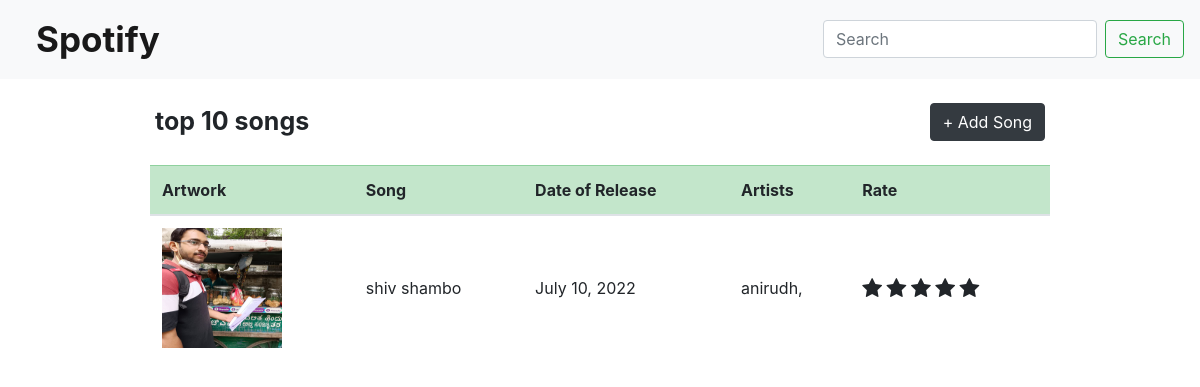
Before: / with the older database file.
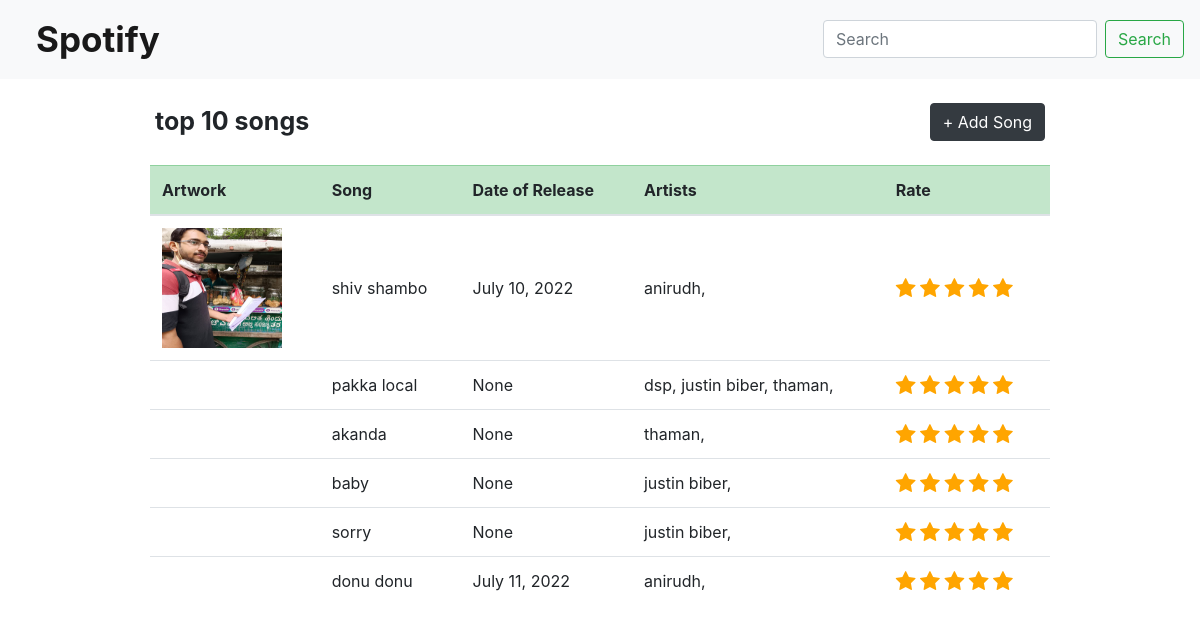
After: the same page with the newer database file.
### app/models.py (models this page shows, shortened)
class Song(models.Model):
    artists = models.ManyToManyField(Artist)
    image = models.ImageField(null=True, blank=True)
    title = models.CharField(max_length=255)
    date = models.DateField(blank = True, null=True)
    rating = models.IntegerField(validators=[MinValueValidator(0),MaxValueValidator(5)], default=0)
    class Meta:
        ordering = ['-rating']

class Artist(models.Model):
    name = models.CharField(max_length=255)
    dateofbirth = models.DateField(blank = True, null=True)
    bio = models.TextField(max_length=1000, blank=True, null=True)
    def __str__(self):
        return self.name

### app/views.py (the view)
# urls.py: path('', views.index, name='index'),
def index(request):
    songs= Song.objects.all()
    context = {'songs': songs}
    return render(request, 'app/index.html', context)

### app/templates/app/index.html (shortened to what this page needs)
{% extends 'app/base.html' %}
{% load static %}
{% block navbar %}
    {% include "app/navbar.html" %}
{% endblock %}
{% block content %}
    <section class="songsection">
        <div class="container-m">
            <div class="heading my-4">
                <div class="row">
                    <div class="column song">
                        <span class="topsongs">top 10 songs</span>
                    </div>
                    <div class="column add ml-auto">
                        <button type="button" class="btn btn-dark" onclick="$('.overlay').show();">+ Add Song</button>
                    </div>
                </div>
            </div>
            <div class="table-responsive">
                <table class="table align-middle artist_table">
                    <thead>
                        <tr class="table-success">
                             <th scope="col">Artwork</th>
                            <th scope="col">Song</th>
                            <th scope="col">Date of Release</th>
                            <th scope="col">Artists</th>
                            <th scope="col">Rate</th>
                         </tr>
                    </thead>
                    <tbody>
                        {% for song in songs %}
                        <tr>
                            <td>
                                {% if song.image %}
                                <img src="{{ song.image.url }}" alt="" width="120px" height="120px">
                                {% endif %}
                            </td>
                            <td class="align-middle">
                                {{song.title}}
                            </td>
                            <td class="align-middle">
                                {{song.date}}
                            </td>
                            <td class="align-middle">
                                {% for artist in song.artists.all %}
                                    <span>{{artist}},</span>
                                {% endfor %}
                            </td>
                            <td class="align-middle">
                                <div class="stars" id="rate_{{song.pk}}" data-rate_id = "{{song.pk}}" data-url="{% url 'rating' song.pk '@' %}">
                                    {% for i in '12345'|make_list %}
                                        {% if forloop.counter <= song.rating %}
                                        <span class="fa fa-star fa-lg checked rate" data-id="{{forloop.counter}}"></span>
                                        {% else %}
                                        <span class="fa fa-star fa-lg rate" data-id="{{forloop.counter}}""></span>
                                        {% endif %}
                                    {% endfor %}
                                </div>
                            </td>
                        </tr>
                        {% endfor %}
                    </tbody>
                 </table>
            </div>
        </div>
    </section>
{% endblock %}

### app/templates/app/base.html (shortened to what this page needs)
{% load static %}
<!DOCTYPE html>
<html lang="en">
<head>
    <link rel="stylesheet" href="https://cdn.jsdelivr.net/npm/bootstrap@4.6.1/dist/css/bootstrap.min.css">
    <link rel="stylesheet" href="https://cdnjs.cloudflare.com/ajax/libs/font-awesome/4.7.0/css/font-awesome.min.css">
    <link rel="stylesheet" href="{% static '/app/css/style.css' %}">
</head>
<body>
    {% block navbar %}
    {% endblock %}
    {% block content %}
    {% endblock %}
</body>
</html>

### app/templates/app/navbar.html (shortened to what this page needs)
<nav class="navbar navbar-expand-lg navbar-light bg-light">
    <a class="navbar-brand" href="">Spotify</a>
    <form class="form-inline my-2 my-lg-0 ml-auto">
      <input class="form-control mr-sm-2" type="search" placeholder="Search" aria-label="Search">
      <button class="btn btn-outline-success my-2 my-sm-0" type="submit">Search</button>
    </form>
</nav>

### app/static/app/css/style.css (style rules this page uses)
.navbar-brand { font-size: 35px; font-weight: bolder; padding-left: 20px; }
.container-m { padding-right: 150px; padding-left: 150px; margin-right: auto; margin-left: auto; }
.column.song { padding-left: 20px; }
.column.add { padding-right: 20px; }
.topsongs { font-size: 25px; font-weight: bolder; }
.checked { color: orange; }

Changed rows visible on the page:
changed Song "shiv shambo": rating 0 → 5 (drawn)
added Song: title "pakka local", date "None", rating 5 (drawn)
added Artist: name "dsp", shown under "pakka local"
added Artist: name "justin biber"
added Artist: name "thaman"
added Song: title "akanda", date "None", rating 5 (drawn)
added Song: title "baby", date "None", rating 5 (drawn)
added Song: title "sorry", date "None", rating 5 (drawn)
added Song: title "donu donu", date "July 11, 2022", rating 5 (drawn), Artist (name "anirudh")
